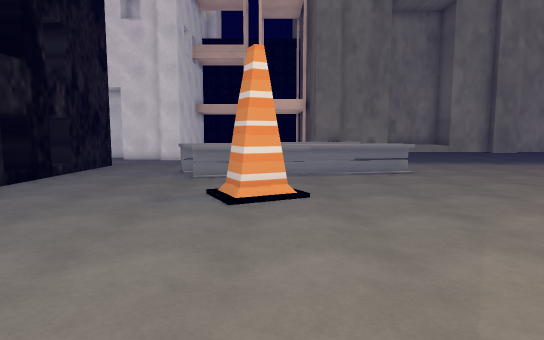
view 1 (above)

24 first-person views from a walk through a scene from a Unity 3-D project. The camera is 1.5 m above the floor, tilts 6° down and sees 75° across. The floor is counted in squares, 1 m on a side. Each view is taken from the middle of a square. On the plan, view 1 faces up. The plan holds only what a view shows up to about 16 squares ahead; the rest is blank. The place goes on beyond the plan. The player is left out. Some surface patterns are stand-ins.

view 2
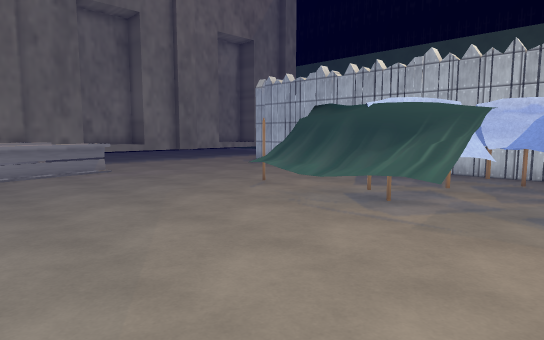

view 3
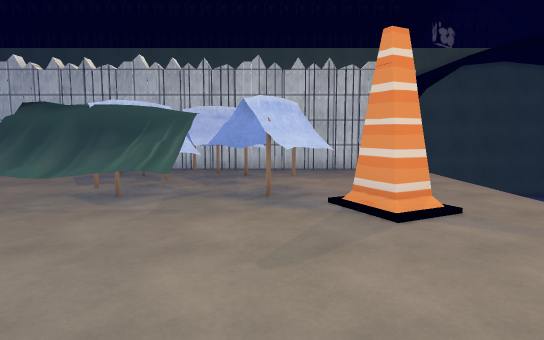

view 4
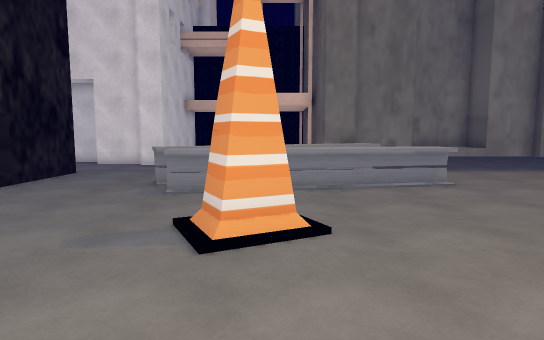

view 5
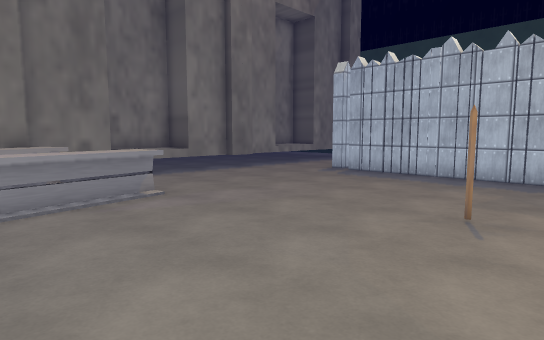

view 6
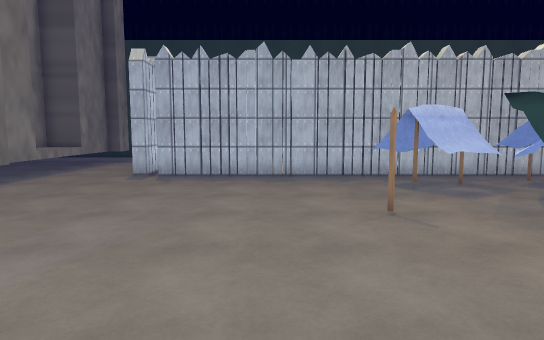

view 7
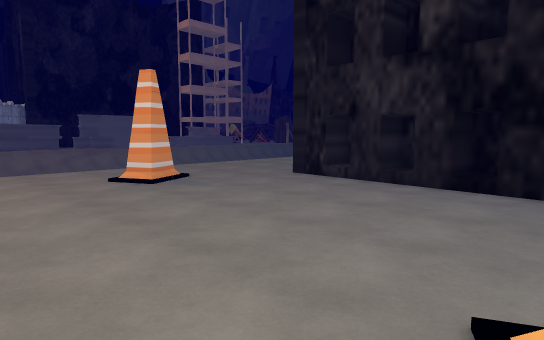

view 8
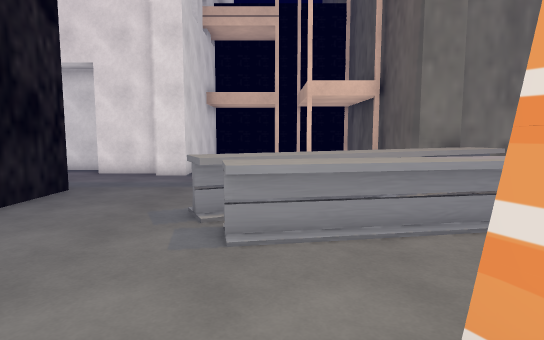

view 9
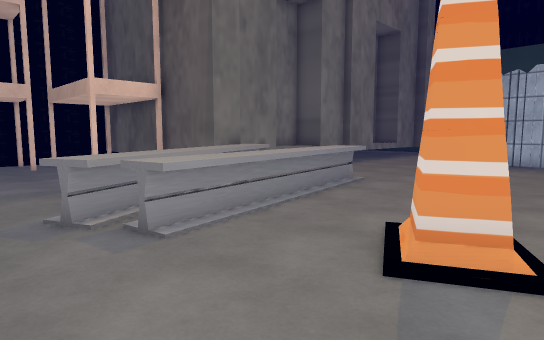

view 10
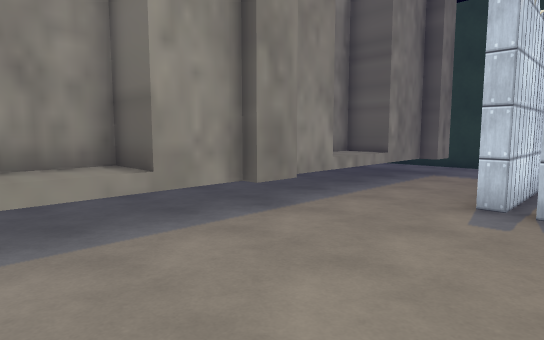

view 11
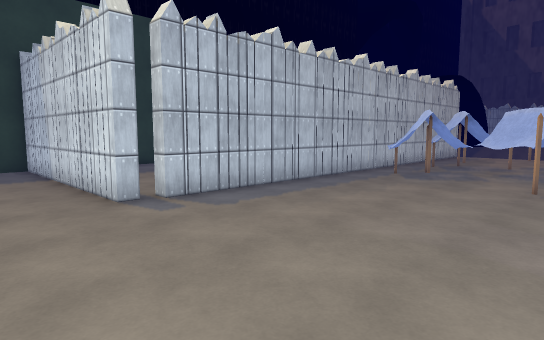

view 12
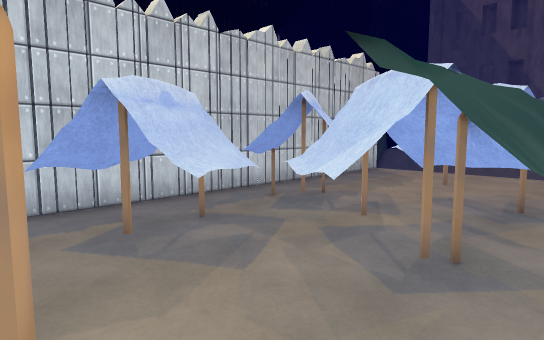

view 13
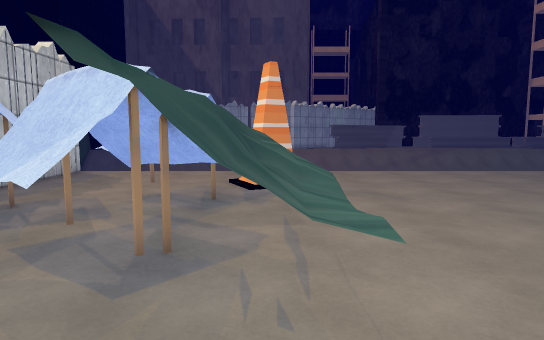

view 14
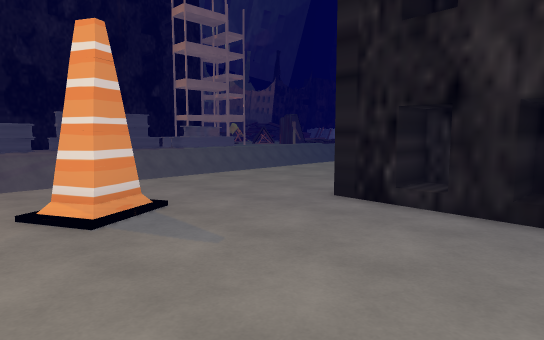

view 15
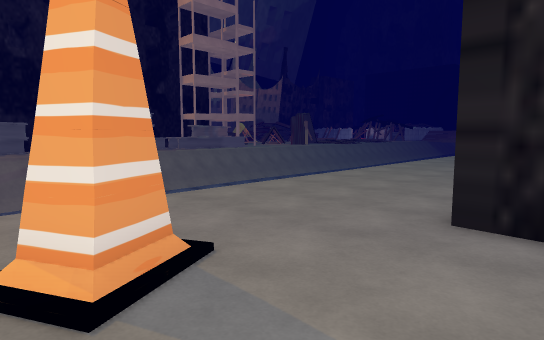

view 16
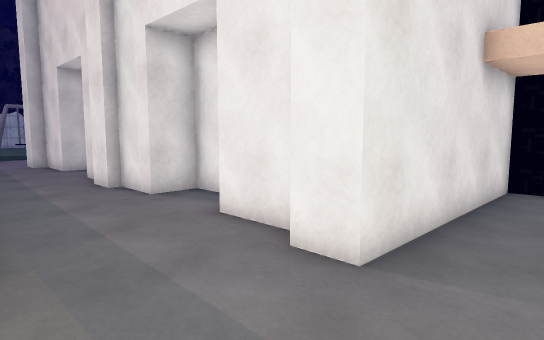

view 17
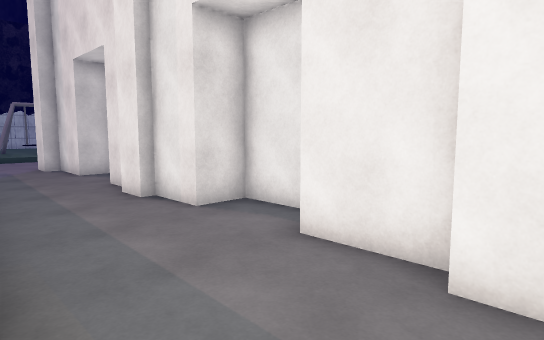

view 18
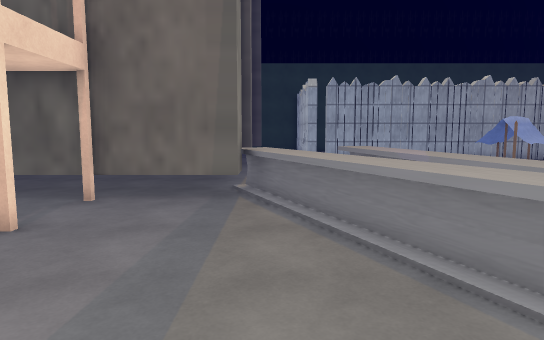

view 19
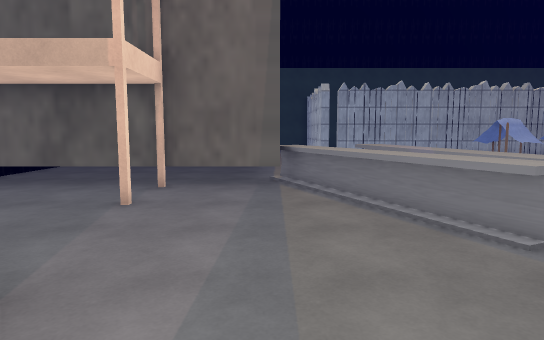

view 20
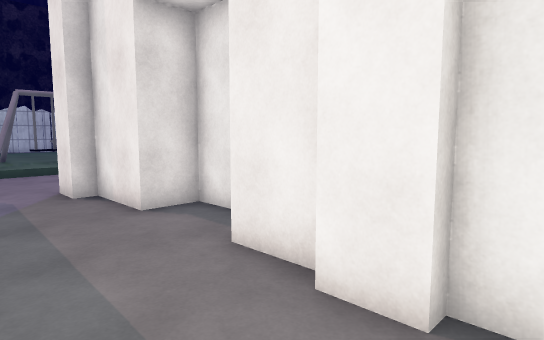

view 21
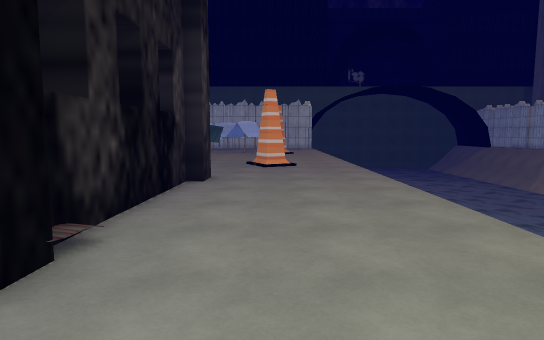

view 22
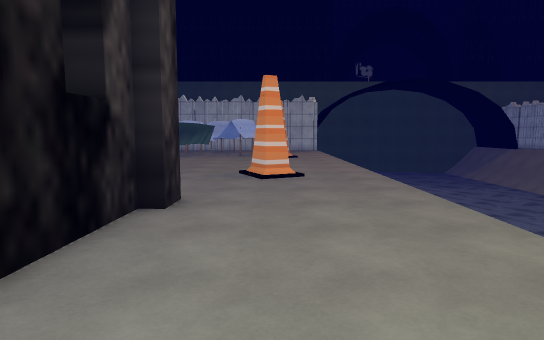

view 23
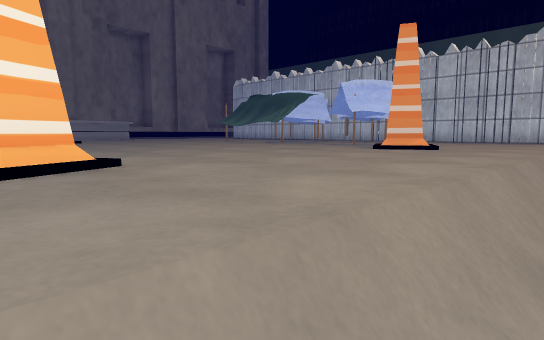

view 24
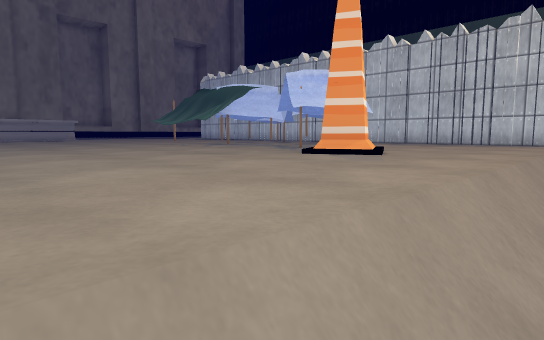

### Floor plan
Key: @ floor where view 1 was taken; # wall or solid block; x gap in a wall; . floor; / step, stairs or slope; ^ raised ledge; O other object.
Columns run from 23 left of view 1 to 23 right of it. Each row starts with its distance up from view 1.
 23                   #......O
 22                   #......O
 21     ##      ####  #......O
 20   ###..###O##..####... ..O
 19 .........................O   OOOO      OO   ..
 18 .........................O  OOOOOOO OOOOOO  ..
 17        ..................OOO......OO......OO..#
 16                 ........OOOO..................#
 15                 ......OOOO.  .................#
 14                #....OOOO   ^^........##########
 13                #....OO^^^^^^^........x..
 12                #....#^^^^............#
 11                #.....................#
 10                #.....................#
  9                 ......OO.............#
  8                  .....OO.............#
  7                #..............#......#
  6                #..................O..#
  5                #.............OO..OOO.#
  4                #............OOOO.OOO.#
  3                #............OOOOOOO..#
  2                #............OOOOO#O..#
  1        O      ##............OO.OOOOO.#
  0        OO#O#O###.......@.......OOOOO.#
 -1      .........OO..............OOOO...#
 -2      ...............O..........OO....#
 -3    . ..............OO.......OOO......#
 -4      ........................O.......#
 -5      ................................#
 -6      ................................#
 -7       ///////////////////////////////#
 -8                    / //////

Where each view was taken, in squares from view 1:
view 1: 0 up, 0 right, facing up
view 2: 1 down, 0 right, facing up-right
view 3: 1 down, 1 left, facing right
view 4: 3 up, 0 right, facing up
view 5: 5 up, 1 right, facing up-right
view 6: 9 up, 1 right, facing right
view 7: 8 up, 2 right, facing down-left
view 8: 7 up, 2 left, facing up
view 9: 7 up, 5 left, facing up-right
view 10: 12 up, 6 right, facing up-right
view 11: 17 up, 6 right, facing down-right
view 12: 7 up, 6 right, facing down-right
view 13: 7 up, 6 right, facing down
view 14: 4 up, 1 left, facing down-left
view 15: 1 up, 2 left, facing down-left
view 16: 16 up, 3 left, facing up-left
view 17: 16 up, 5 left, facing up-left
view 18: 16 up, 6 left, facing right
view 19: 17 up, 8 left, facing right
view 20: 17 up, 12 left, facing up-left
view 21: 3 down, 20 left, facing right
view 22: 3 down, 16 left, facing right
view 23: 8 down, 4 left, facing up-right
view 24: 8 down, 1 left, facing up-right
